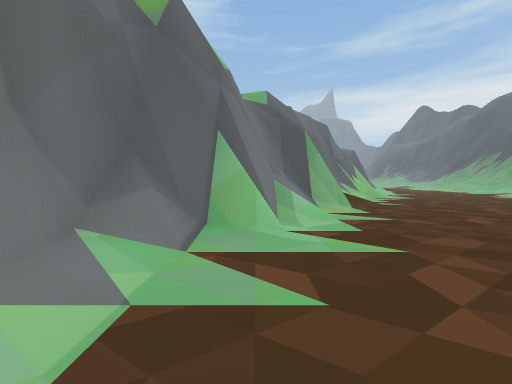
view 1 (above)

16 first-person views from a walk through a scene from a Unity 3-D project. The camera is 1.2 m above the floor, tilts 2° down and sees 90° across. The floor is counted in squares, 2 m on a side. Each view is taken from the middle of a square. On the plan, view 1 faces up. The plan holds only what a view shows up to about 9 squares ahead; the rest is blank. The place goes on beyond the plan.

view 2
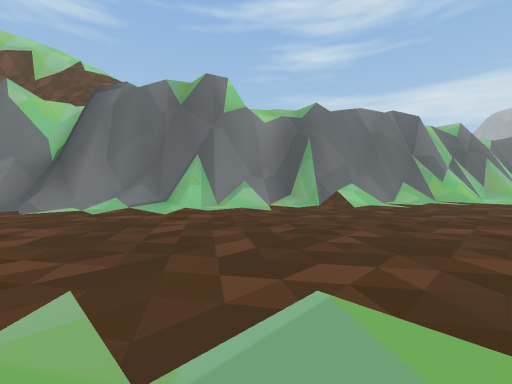

view 3
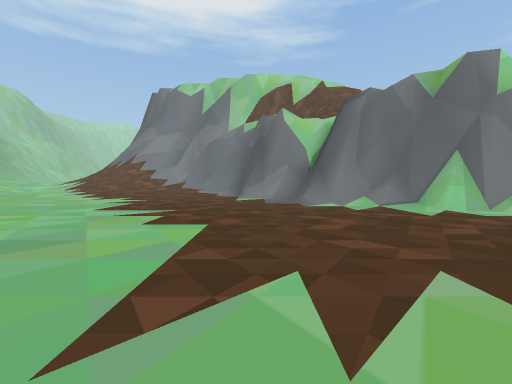

view 4
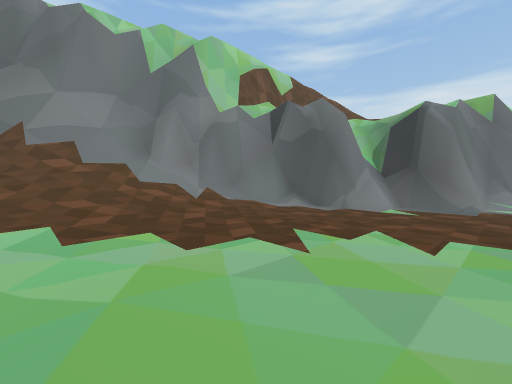

view 5
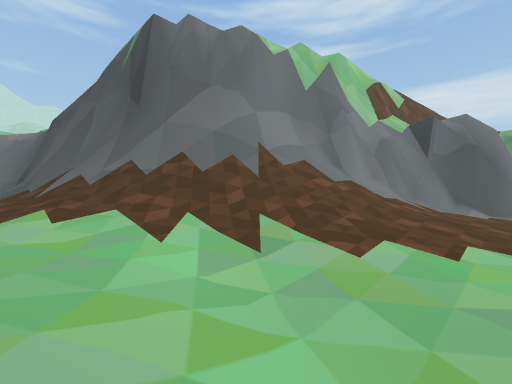

view 6
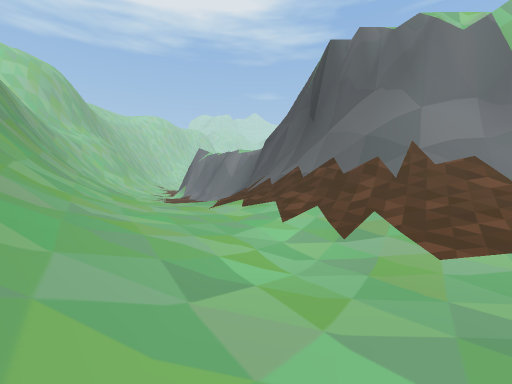

view 7
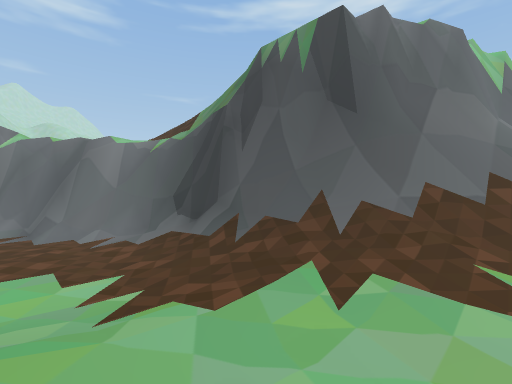

view 8
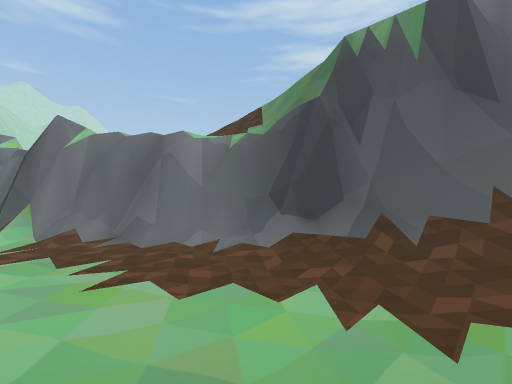

view 9
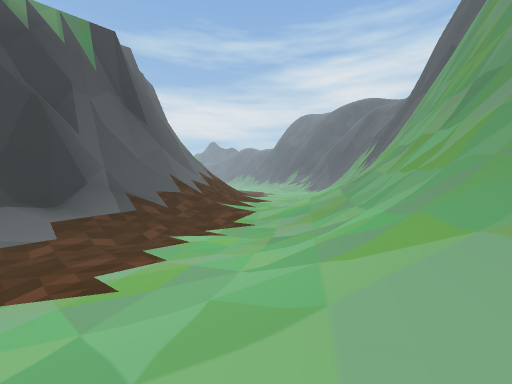

view 10
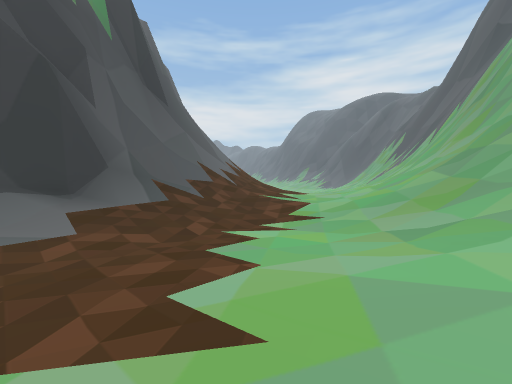

view 11
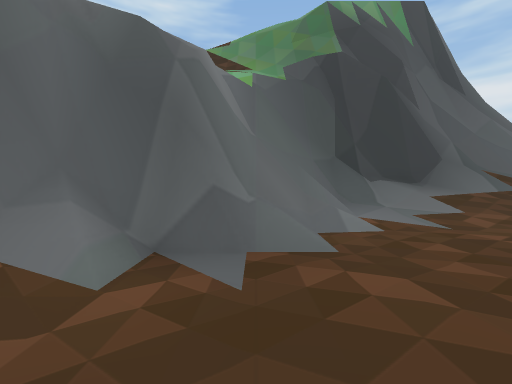

view 12
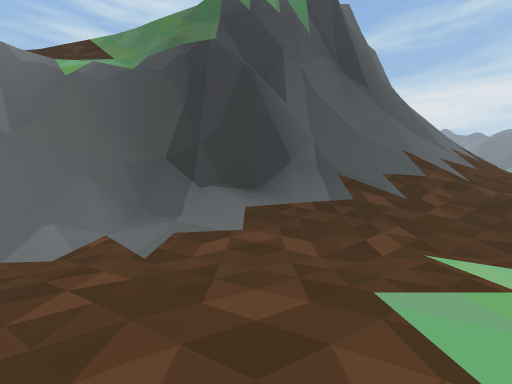

view 13
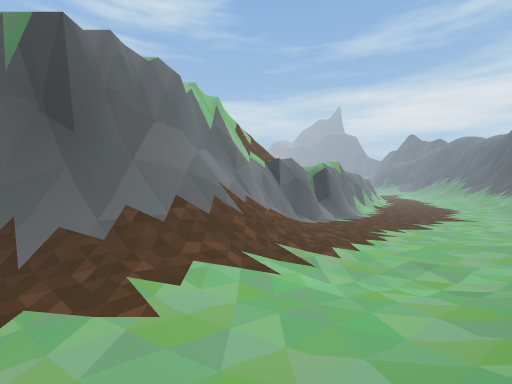

view 14
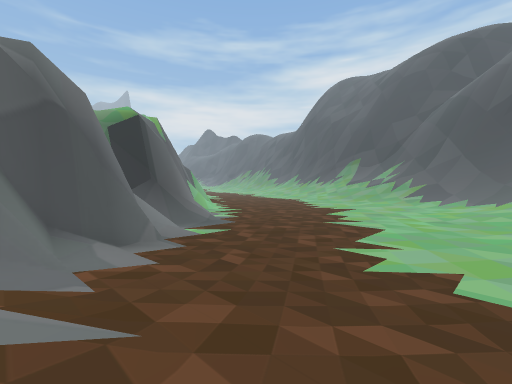

view 15
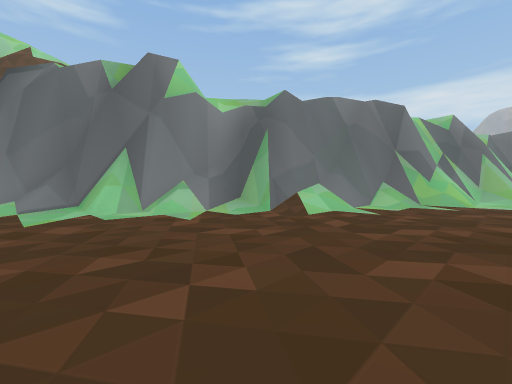

view 16
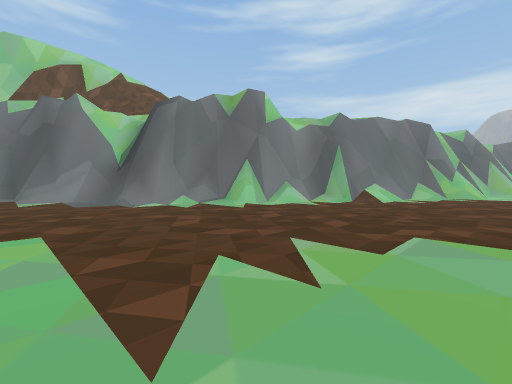

### Floor plan
Key: @ floor where view 1 was taken; # wall or solid block; x gap in a wall; . main floor; : floor 0.5 m higher than the main floor; + floor 0.75 m higher than the main floor; * floor 1.25 m higher than the main floor; % floor 1.5 m higher than the main floor; / step, stairs or slope; = window, fence, low wall or low ledge; v drop or lower ground.
Columns run from 24 left of view 1 to 6 right of it. Each row starts with its distance up from view 1.
 15                               #
 14                              ##
 13                             v##
 12                            v##.
 11                           v##/.
 10                          /v#=..
  9                         /=##...
  8                        //=#/...
  7                        /vv#/...
  6                       /####....
  5                      /v##/.....
  4                      /###......
  3                    //v#/.......
  2                    vv##........
  1                   v###/........
  0                  v ##...@......
 -1                  ###/..........
 -2                  #/............
 -3                 ##:..........
 -4             v  ##/::........
 -5             v###//+:.........
 -6             x##///+:.........:
 -7            vv#////+:........:+
 -8           vv##////+:....
 -9          vv #=////+:...:
-10 /##vvvvvvv ##////+::.::+
-11 ///##vvv ###/////+::::+
-12  ///#######////*+:::++
-13  /vv#####////%*+++++//
-14  v###//////%%**+++*//
-15 /v#=::++++/+*****%//
-16 v##/....::+++*%%///
-17 ##=......:+*/%////
-18 #.....::::///////
-19 ....:::++//////##
-20 ...:++++/////###
-21      +/////###
-22      ////###

Where each view was taken, in squares from view 1:
view 1: 0 up, 0 right, facing up
view 2: 0 up, 6 right, facing up-left
view 3: 1 down, 6 right, facing left
view 4: 9 down, 1 left, facing up-left
view 5: 14 down, 5 left, facing up-left
view 6: 13 down, 3 left, facing left
view 7: 18 down, 11 left, facing up-left
view 8: 20 down, 14 left, facing up-left
view 9: 22 down, 19 left, facing up-right
view 10: 20 down, 19 left, facing up-right
view 11: 20 down, 22 left, facing up
view 12: 19 down, 18 left, facing up
view 13: 18 down, 9 left, facing up
view 14: 7 down, 7 left, facing up-right
view 15: 2 up, 6 right, facing up-left
view 16: 2 down, 6 right, facing up-left
